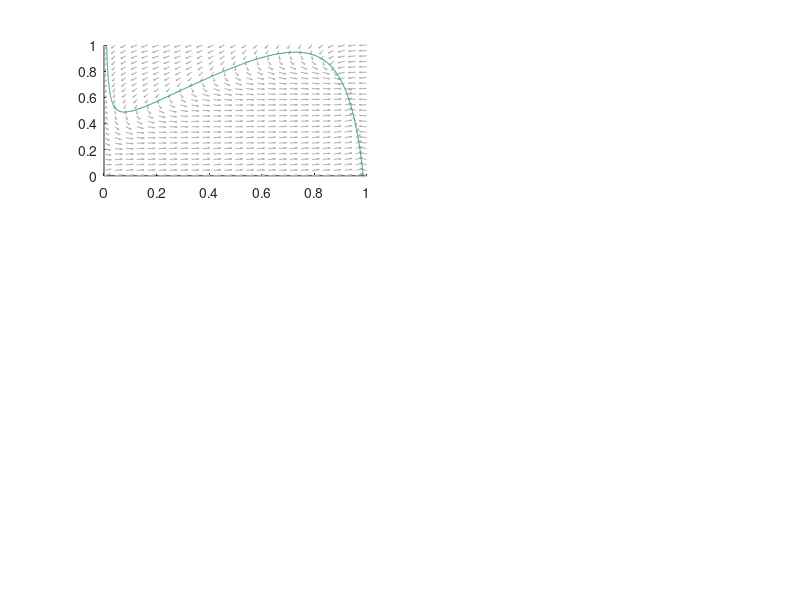

Recreate this plot in MATLAB. (Note: this script raises an error after producing the figure.)
%% MULTI-SCENARIO PANEL: S1, S2, S3
clear; clc; close all;

% --- Configuration ---
scenario = 'S3'; % Change to 'S1' or 'S2' as needed
pp.gamma = 1;
col_R   = [0.85 0.15 0.10];
col_rho = [0.15 0.40 0.85];
t_span  = [0 15]; % Increased range as requested (1-15)

% Define target directory
folderName = fullfile(pwd, 'Nullcline_Analysis_ODE');

switch scenario
    case 'S1'
        base.a1 = 0.45; base.k1 = 1; base.a2 = 6;
        base.k2 = 0.02; base.n = 1; base.a4 = 1.6;
        base.k4 = 1.5; base.k5 = 0.75; base.a3 = 5.5;
        base.k3 = 0.3; base.a6 = 1;
        a5_values = [1, 5, 15];
    case 'S2'
        base.a1 = 0.25; base.k1 = 2.5; base.a2 = 5.5;
        base.k2 = 0.075; base.n = 1; base.a4 = 0.1;
        base.k4 = 1.5; base.k5 = 0.55; base.a3 = 6;
        base.k3 = 0.3; base.a6 = 1;
        a5_values = [0.5, 2.3, 5];
    case 'S3'
        base.a1 = 0.5; base.k1 = 3; base.a2 = 7;
        base.k2 = 0.075; base.n = 1; base.a4 = 0.2;
        base.k4 = 2; base.k5 = 0.5; base.a3 = 4.7;
        base.k3 = 0.25; base.a6 = 0.6;
        a5_values = [1, 4.3, 12];
    otherwise
        error('Invalid scenario.');
end

fig = figure('Color','w','Position',[100 50 900 1200]);

for i = 1:length(a5_values)
    pp_current = base;
    pp_current.a5 = a5_values(i);
    pp_current.gamma = pp.gamma;
   
    % System dynamics
    g = @(R, rho) pp_current.gamma * ( ...
        (pp_current.a4 .* (1-rho).^pp_current.n) ./ (pp_current.k4.^pp_current.n + (1-rho).^pp_current.n) + ...
        (pp_current.a5 .* R .* (1-rho).^pp_current.n) ./ (pp_current.k5.^pp_current.n + (1-rho).^pp_current.n) - ...
        pp_current.a6 .* rho );
    f = @(R, rho) pp_current.gamma * ( ...
        (pp_current.a1 .* (1-R).^pp_current.n) ./ (pp_current.k1.^pp_current.n + (1-R).^pp_current.n) + ...
        (pp_current.a2 .* (1-R).^pp_current.n .* R) ./ (pp_current.k2.^pp_current.n + (1-R).^pp_current.n) - ...
        (pp_current.a3 .* rho .* R.^pp_current.n) ./ (pp_current.k3.^pp_current.n + R.^pp_current.n) - R );
    ode_sys = @(t, y) [f(y(1), y(2)); g(y(1), y(2))];
   
    % Initial Condition selection
    if ismember(scenario, {'S3', 'S1'}) && i == 2
        IC_list = [0.1 0.7; 0.7 0.6]; % Lower IC (1) and Upper IC (2)
    else
        IC_list = [0.1 0.1];
    end
    
    % --- Phase Portrait ---
    subplot(length(a5_values), 2, 2*i-1); hold on;
    [R_grid, rho_grid] = meshgrid(linspace(0,1,25));
    dR = f(R_grid, rho_grid); drho = g(R_grid, rho_grid);
    vel = sqrt(dR.^2 + drho.^2); vel(vel==0) = 1;
    quiver(R_grid, rho_grid, dR./vel, drho./vel, 0.5, 'Color',[0.7 0.7 0.7]);
    
    [R_fg, rho_fg] = meshgrid(linspace(0,1,300));
    contour(R_fg, rho_fg, f(R_fg, rho_fg), [0 0], 'Color', col_R,   'LineWidth', 2.5);
    contour(R_fg, rho_fg, g(R_fg, rho_fg), [0 0], 'Color', col_rho, 'LineWidth', 2.5);
    
    for j = 1:size(IC_list,1)
        [~, Y_sol_j] = ode15s(ode_sys, t_span, IC_list(j,:));
        plot(Y_sol_j(:,1), Y_sol_j(:,2), 'k', 'LineWidth', 2);
        plot(IC_list(j,1), IC_list(j,2), 'o', 'MarkerFaceColor','g', 'MarkerSize', 7);
    end
    xlabel('$R$', 'Interpreter', 'latex'); 
    ylabel('$\rho$', 'Interpreter', 'latex');
    axis([0 1 0 1]); box on;
    
    % --- Time Series ---
    subplot(length(a5_values), 2, 2*i); hold on;
    legend_entries = {};
    
    for j = 1:size(IC_list,1)
        [t_sol, Y_sol] = ode15s(ode_sys, t_span, IC_list(j,:));
        
        % Logic: Dashed (--) for lower IC1, Solid (-) for upper IC2
        if j == 1
            lt = '--'; 
        else
            lt = '-'; 
        end
        
        plot(t_sol, Y_sol(:,1), 'Color', col_R,   'LineWidth', 2, 'LineStyle', lt);
        plot(t_sol, Y_sol(:,2), 'Color', col_rho, 'LineWidth', 2, 'LineStyle', lt);
        
        legend_entries{end+1} = sprintf('$R(t)$ IC%d', j);
        legend_entries{end+1} = sprintf('$\\rho(t)$ IC%d', j);
    end
    
    xlabel('Time', 'Interpreter', 'latex'); 
    ylabel('Concentration', 'Interpreter', 'latex');
    legend(legend_entries, 'Interpreter', 'latex', 'Location', 'best');
    xlim(t_span); % Set x-axis limit to 15
    box on;
end

sgtitle(['Scenario ' scenario ': $a_5 = ' sprintf('%g, ', a5_values(1:end-1)) ...
         sprintf('%g$', a5_values(end))], 'Interpreter', 'latex', 'FontSize', 14);

% --- Saving Process ---
if ~exist(folderName, 'dir'), mkdir(folderName); end
timestamp = datestr(now,'yyyymmdd_HHMMSS');
savePath = fullfile(folderName, [scenario '_Panel_' timestamp '.png']);

exportgraphics(fig, savePath, 'Resolution', 400);
fprintf('Saved figure to: %s\n', savePath);
